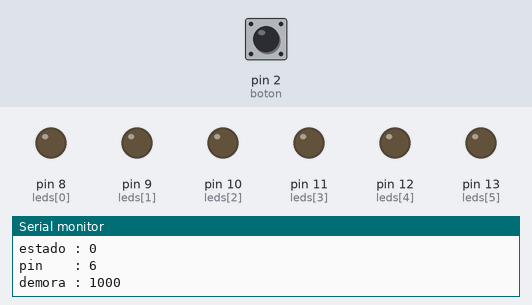
Simulated run of this sketch. Board: Arduino Uno, built with avr-gcc and run on an emulated ATmega328P. Shown: output pins drawn as LEDs (lit = HIGH), the last lines printed to the serial monitor. Dashed ring = blinking. Inputs (shaded band) come from the test bench; at power-on: pin 2 (boton) LOW.

Above: at 5.3 s.
5.4 s: pin 2 (boton) pulled HIGH for 2.4 s
At 6.92 s:
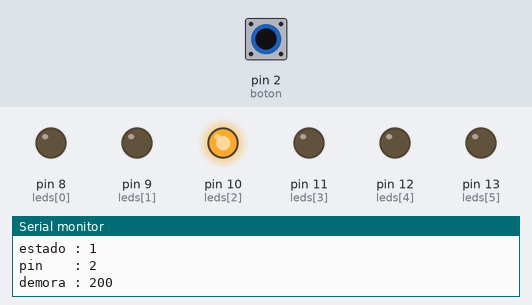
At 7.5 s:
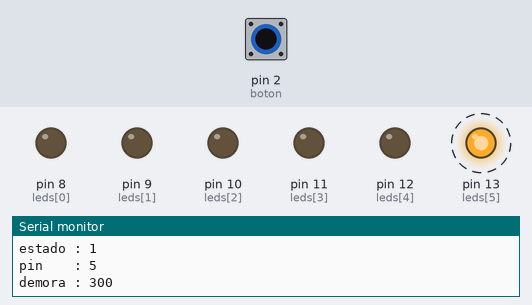
Timing chart, 0 to 15.3 s (numbered marks = the images above; inputs shaded):
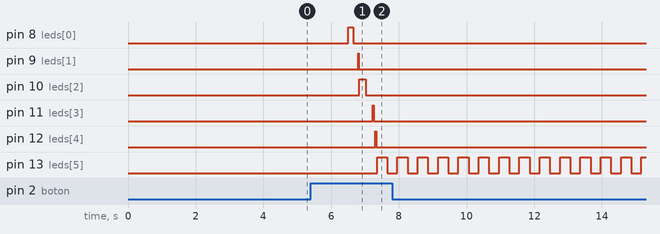

Measured:
- after the input at 5.4 s, pin 8 (leds[0]): LOW → HIGH after 1.1 s, → LOW 0.15 s later; pin 9 (leds[1]): LOW → HIGH after 1.4 s, → LOW 0.01 s later; pin 10 (leds[2]): LOW → HIGH after 1.4 s, → LOW 0.20 s later; pin 11 (leds[3]): LOW → HIGH after 1.8 s, → LOW 0.04 s later; pin 12 (leds[4]): LOW → HIGH after 1.9 s, → LOW 0.03 s later

The sketch:

control_de_flujo_08_switch_case.ino
```cpp
/*                                     +  -                                         +  -
                                       *  *    *  *  *  *  *       *  *  *  *  *    *  *
                                       *  *    *  *  *  *  *       *  *  +-----+    *  *
                                       *  * +----[PWR]-------------------| USB |--+ *  *
                                       *  * |                            +-----+  | *  *
                                       *  * |         GND/RST2  [ ][ ]            | *  *
                                       *  * |       MOSI2/SCK2  [ ][ ]  A5/SCL[ ] | *  *
                                       *  * |          5V/MISO2 [ ][ ]  A4/SDA[ ] | *  *
                                       *  * |                             AREF[ ] | *  *
                                       *  * |                              GND[ ] | *  *
                                       *  * | [ ]N/C                    SCK/13[0] |--------------------------\
                                       *  * | [ ]IOREF                 MISO/12[0] |-------------------------\|
                                       *  * | [ ]RST                   MOSI/11[0]~|------------------------\||
                                       *  * | [ ]3V3    +---+               10[0]~|-----------------------\|||
                                       0------[0]5v    -| A |-               9[0]~|----------------------\||||
                                       *  * | [ ]GND   -| R |-               8[0] |---------------------\|||||
                                       *  0---[0]GND   -| D |-                    | *  *                ||||||
                                       *  * | [ ]Vin   -| U |-               7[ ] | *  *                ||||||
                                       *  * |          -| I |-               6[ ]~| *  *                ||||||
                                       *  * | [ ]A0    -| N |-               5[ ]~| *  *                ||||||
                                       *  * | [ ]A1    -| O |-               4[ ] | *  *                ||||||
                                       *  * | [ ]A2     +---+           INT1/3[ ]~| *  *                ||||||
                                       *  * | [ ]A3                     INT0/2[0] |-----------\         ||||||
                                       *  * | [ ]A4/SDA   RST SCK MISO    TX>1[ ] | *  *      |         ||||||
                                       *  * | [ ]A5/SCL   [ ] [ ] [ ]     RX<0[ ] | *  *      |         ||||||
                                       *  * |             [ ] [ ] [ ]             | *  *      |         ||||||
                                       *  * |  UNO_R3     GND MOSI 5V ____________/ *  *      |         ||||||
                                       *  * \________________________/              *  *      |         ||||||
                                       *  *    *  *  *  *  *       *  *  *  *  *    *  *      |         ||||||
                                       *  *    *  *  *  *  *       *  *  *  *  *    *  *      |         ||||||
                                       *  *    *  *  *  /-------------------------------------/         ||||||
                                       *  0-ww-0  0  *  0  0--[#]--0  *  *  *  0-ww-0  *  220 Ohms      ||||||
                                          1 kOhms           Boton 1                                     ||||||
                                       *  *    *  *  *  *  *       *  *  *  *  *    *  *                ||||||
                                       *  *    *  *  *  *  *       *  *  *  *  *    *  *                ||||||
                                          220 Ohm            Led 1              /----------------------/ ||||| pin 8
                                       *  0-ww-0  *  *  *  0--|>|--0  *  *  *  0    *  *                 |||||
                                       *  *    *  *  *  *  *       *  *  *  *  *    *  *                 |||||
                                       *  *    *  *  *  *  *       *  *  *  *  *    *  *                 |||||
                                          220 Ohm            Led 2              /-----------------------/ |||| pin 9
                                       *  0-ww-0  *  *  *  0--|>|--0  *  *  *  0    *  *                  ||||
                                       *  *    *  *  *  *  *       *  *  *  *  *    *  *                  ||||
                                       *  *    *  *  *  *  *       *  *  *  *  *    *  *                  ||||
                                          220 Ohm            Led 3              /------------------------/ ||| pin 10
                                       *  0-ww-0  *  *  *  0--|>|--0  *  *  *  0    *  *                   |||
                                       *  *    *  *  *  *  *       *  *  *  *  *    *  *                   |||
                                       *  *    *  *  *  *  *       *  *  *  *  *    *  *                   |||
                                          220 Ohm            Led 4              /-------------------------/ || pin 11
                                       *  0-ww-0  *  *  *  0--|>|--0  *  *  *  0    *  *                    ||
                                       *  *    *  *  *  *  *       *  *  *  *  *    *  *                    ||
                                       *  *    *  *  *  *  *       *  *  *  *  *    *  *                    ||
                                          220 Ohm            Led 5              /--------------------------/ | pin 12
                                       *  0-ww-0  *  *  *  0--|>|--0  *  *  *  0    *  *                     |
                                       *  *    *  *  *  *  *       *  *  *  *  *    *  *                     |
                                       *  *    *  *  *  *  *       *  *  *  *  *    *  *                     |
                                          220 Ohm            Led 6              /---------------------------/  pin 13
                                       *  0-ww-0  *  *  *  0--|>|--0  *  *  *  0    *  *
                                       *  *    *  *  *  *  *       *  *  *  *  *    *  *
                                       *  *    *  *  *  *  *       *  *  *  *  *    *  *
                                       *  *    *  *  *  *  *       *  *  *  *  *    *  *
                                       *  *    *  *  *  *  *       *  *  *  *  *    *  *
                                       *  0    *  *  *  *  *       *  *  *  *  *    *  0
                         pin GND---------/ \------------------------------------------/ - GND
                                       *  *    *  *  *  *  *       *  *  *  *  *    *  *

                                       0  *    *  *  *  *  *       *  *  *  *  *    0  *
                         pin 5v-------/ \------------------------------------------/+ 5v
                                    x == y         "x" es igual a "y"
                                    x != y        "x" NO es igual a "y"
                                    x <  y        "x" es menor a "y"
                                    x >  y        "x" es mayor a "y"
                                    x <= y        "x" es menor o igual a "y"
                  x >= y        "x" es mayor o igual a "y"
                  x == y && y==z    and  "x" es igual a "y" E "y" es igual a "z"
                  x == y || y==z    or  "x" es igual a "y" O "y" es igual a "z"


if (!x) { // if x is not true
x = !y;
switch...case

Like if statements, switch case controls the flow of programs by allowing programmers to specify different code that should be executed in various conditions. In particular, a switch statement compares the value of a variable to the values specified in case statements. When a case statement is found whose value matches that of the variable, the code in that case statement is run.

The break keyword exits the switch statement, and is typically used at the end of each case. Without a break statement, the switch statement will continue executing the following expressions ("falling-through") until a break, or the end of the switch statement is reached.


*/
int boton = 2;
int pin =  0;
int leds[]={8,9,10,11,12,13};
int demora =  250;
int estado =  0;
void setup() {
  for (pin=0;pin<=5; pin++)
  {
    pinMode(leds[pin],OUTPUT);
  }
  pinMode(boton,INPUT);
  Serial.begin(9600);
}
void loop()
{
	digitalWrite (leds[pin],HIGH);
	delay(demora);
	digitalWrite (leds[pin],LOW);
	delay(demora);
	estado = digitalRead(boton);
    if (estado == 1 )
    {
		  pin = pin + 1;
  		if (pin > 5)
  		{
  			pin = 0;
  		}
    }

  	switch (pin)
  	{
  	  case 5:
    		demora = 300;
    		break;
  	  case 4:
  	  	demora = 25;
  		  break;
  	  case 3:
    		demora = 40;
    		break;
  	  case 2:
  		  demora = 200;
  		  break;
  	  case 1:
  		  demora = 10;
  		  break;
  	  case 0:
  	  	demora = 150;
  		  break;
  	  default:
  		  demora = 1000;
    		break;
  	}
  Serial.print("estado : ");
  Serial.println(estado);
  Serial.print("pin    : ");
  Serial.println(pin);
  Serial.print("demora : ");
  Serial.println(demora);

}
```
